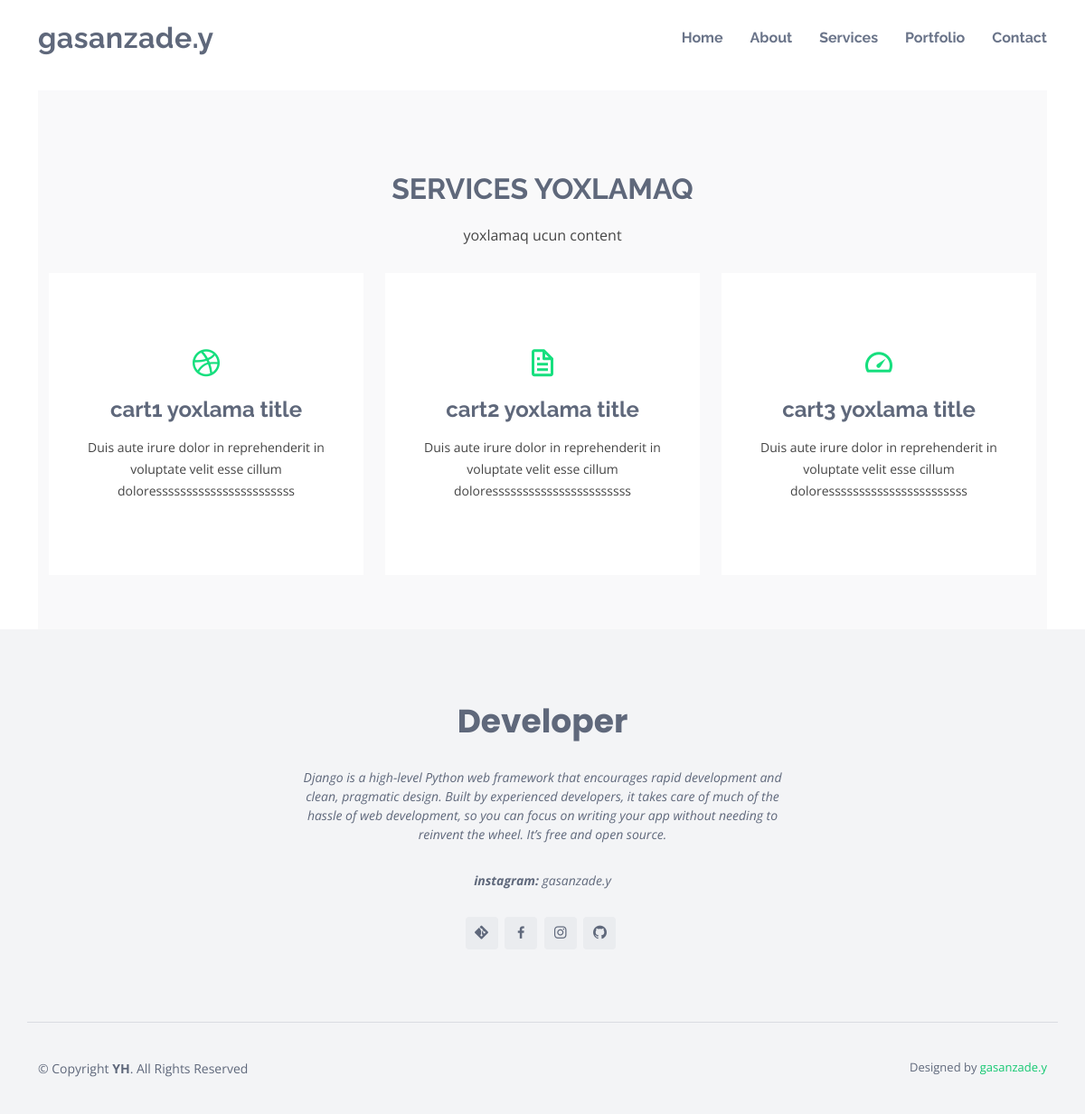
/services, run on the app's committed database.
### porto/models.py (models this page shows, shortened)
class Services(models.Model):
    title = models.CharField(max_length=30,verbose_name="Title Services")
    content = models.CharField(max_length=250,verbose_name="Content Services")
    cart1Title = models.CharField(max_length=25,verbose_name="Cart One Title")
    cart1Content = models.CharField(max_length=100,verbose_name="Cart One Content")
    cart2Title = models.CharField(max_length=25,verbose_name="Cart Two Title")
    cart2Content = models.CharField(max_length=100,verbose_name="Cart Two Content")
    cart3Title = models.CharField(max_length=25,verbose_name="Cart Three Title ")
    cart3Content = models.CharField(max_length=100,verbose_name="Cart Three Content")
    updated = models.DateTimeField(auto_now=True)

### porto/views.py (the view)
# urls.py: path('services',views.services,name="services"),
def services(request):
    services = Services.objects.latest('updated')
    context = {
         'services': services
         }
    return render(request,"services.html",context)

### templates/services.html
{% extends "layout.html" %}
{% block body %}
<section id="services" class="services section-bg">
    <div class="container">
      <div class="section-title">
        <h2>{{ services.title }}</h2>
        <p>{{ services.content }}</p>
      </div>
      <div class="row">
        <div class="col-lg-4 col-md-6 d-flex align-items-stretch">
          <div class="icon-box">
            <div class="icon"><i class="bx bxl-dribbble"></i></div>
            <h4><a href="">{{ services.cart1Title}}</a></h4>
            <p>{{ services.cart1Content}}</p>
          </div>
        </div>
        <div class="col-lg-4 col-md-6 d-flex align-items-stretch mt-4 mt-md-0">
          <div class="icon-box">
            <div class="icon"><i class="bx bx-file"></i></div>
            <h4><a href="">{{ services.cart2Title}}</a></h4>
            <p>{{ services.cart2Content}}</p>
          </div>
        </div>
        <div class="col-lg-4 col-md-6 d-flex align-items-stretch mt-4 mt-lg-0">
          <div class="icon-box">
            <div class="icon"><i class="bx bx-tachometer"></i></div>
            <h4><a href="">{{ services.cart3Title}}</a></h4>
            <p>{{ services.cart3Content}}</p>
          </div>
        </div>
      </div>
    </div>
  </section>
{% endblock %}

### static/assets/css/style.css (style rules this page uses)
body { font-family: "Open Sans", sans-serif; color: #444444; }
a { color: #14c871; text-decoration: none; }
h1, h2, h3, h4, h5, h6 { font-family: "Raleway", sans-serif; }
section { padding: 60px 0; overflow: hidden; }
.section-bg { background-color: #f9f9fa; }
.section-title { text-align: center; padding: 30px 0; position: relative; }
.section-title h2 { font-size: 32px; font-weight: 700; text-transform: uppercase; margin-bottom: 20px; padding-bottom: 0; color: #5f687b; position: relative; z-index: 2; }
.section-title p { margin-bottom: 0; position: relative; z-index: 2; }
.services .icon-box { text-align: center; border: 1px solid #fff; padding: 80px 20px; transition: all ease-in-out 0.3s; background: #fff; }
.services .icon-box .icon { margin: 0 auto; display: flex; align-items: center; justify-content: center; margin-bottom: 20px; transition: ease-in-out 0.3s; }
.services .icon-box .icon i { color: #16df7e; font-size: 36px; transition: 0.3s; }
.services .icon-box h4 { font-weight: 700; margin-bottom: 15px; font-size: 24px; }
.services .icon-box h4 a { color: #5f687b; transition: ease-in-out 0.3s; }
.services .icon-box p { line-height: 24px; font-size: 14px; margin-bottom: 0; }

### data on the page
Services: title "SERVICES YOXLAMAQ", content "yoxlamaq ucun content", cart1Title "cart1 yoxlama title", cart1Content "Duis aute irure dolor in reprehenderit in voluptate velit esse cillum doloresssssssssssssssssssssss", cart2Title "cart2 yoxlama title", cart2Content "Duis aute irure dolor in reprehenderit in voluptate velit esse cillum doloresssssssssssssssssssssss", cart3Title "cart3 yoxlama title", cart3Content "Duis aute irure dolor in reprehenderit in voluptate velit esse cillum doloresssssssssssssssssssssss"
